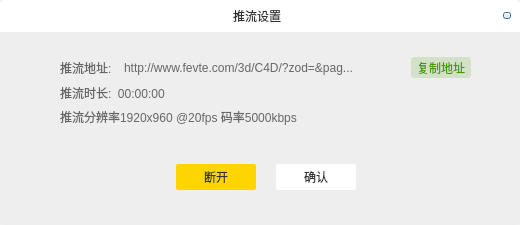
<?xml version="1.0" encoding="UTF-8"?>
<ui version="4.0">
 <class>pushFlowSettingsDlg</class>
 <widget class="QDialog" name="pushFlowSettingsDlg">
  <property name="geometry">
   <rect>
    <x>0</x>
    <y>0</y>
    <width>520</width>
    <height>225</height>
   </rect>
  </property>
  <property name="windowTitle">
   <string>Dialog</string>
  </property>
  <property name="styleSheet">
   <string notr="true">QLabel,
QPushButton,
QComboBox{
font-family:&quot;微软雅黑&quot;;
font-size:12px;
}
#titleWidget{
background:rgba(255,255,255,1);
border-top-left-radius:4px;
border-top-right-radius:4px;
}
#titleLabel{
color:rgba(50,52,52,1);
}
#pushFlowPage,
#pushFlowInfoPage{
background:rgba(238,238,238,1);
border-bottom-left-radius:4px;
border-bottom-right-radius:4px;
}

#label{
color:rgba(134,137,137,1);
}
#startBtn,
#disconnectedBtn{
border:none;
border-radius:2px;
color:rgba(50,52,52,1);
background:rgba(255,213,0,1);
}
#startBtn:pressed,
#disconnectedBtn:pressed{
margin:1px;
}
#startBtn:disabled,
#disconnectedBtn:disabled{
background:#dddddd;
}
#cancelBtn,
#confirmBtn{
border:none;
border-radius:2px;
color:rgba(50,52,52,1);
background:rgba(255,255,255,1);
}
#cancelBtn:pressed,
#confirmBtn:pressed{
margin:1px;
}
#closeBtn{
border-image: url(:/image/image/popupx.png);
}
#closeBtn:pressed{
margin:1px;
}
#comboBox{
border:1px solid #C3C9C9;
border-radius:2px;
padding-left:6px;
min-height:28px;
}
#comboBox:editable{
background:white;
}
#comboBox:!editable,#comboBox::drop-down:editable{
 background: qlineargradient(
  x1: 0, y1: 0, x2: 0, y2: 1,
  stop: 0 #E1E1E1, stop: 0.4 #DDDDDD,
  stop: 0.5 #D8D8D8, stop: 1.0 #D3D3D3);
}
#comboBox:!editable:on, #comboBox::drop-down:editable:on {
 background: qlineargradient(
  x1: 0, y1: 0, x2: 0, y2: 1,
  stop: 0 #D3D3D3, stop: 0.4 #D8D8D8,
  stop: 0.5 #DDDDDD, stop: 1.0 #E1E1E1);
}
#comboBox:on{ 
  padding-top: 3px;
  padding-left: 4px;
}
#comboBox::drop-down{
      subcontrol-origin: padding;
      subcontrol-position: top right;
      width: 20px;

      border-left-width: 1px;
      border-left-color: darkgray;
      border-left-style: solid;
      border-top-right-radius: 3px; 
      border-bottom-right-radius: 3px;
}
#comboBox::down-arrow{
      image: url(:/image/image/arrow.png);
}

#comboBox::down-arrow:on{
      top: 1px;
      left: 1px;
}
#comboBox QAbstractItemView{
      border: 2px solid darkgray;
      selection-background-color: lightgray;
}
#comboBox QAbstractItemView::item{
      min-height:28px;
}
#label_2,
#urlLabel,
#infoLabel,
#stateLabel,
#timeLabel{
color:rgba(102,102,102,1);
}
#copyUrlBtn{
border:none;
background:rgba(70,153,0,0.16);
border-radius:3px;
color:rgba(70,153,0,1);
}
#copyUrlBtn:pressed{
margin:1px;
}
</string>
  </property>
  <layout class="QVBoxLayout" name="verticalLayout">
   <property name="spacing">
    <number>0</number>
   </property>
   <property name="leftMargin">
    <number>0</number>
   </property>
   <property name="topMargin">
    <number>0</number>
   </property>
   <property name="rightMargin">
    <number>0</number>
   </property>
   <property name="bottomMargin">
    <number>0</number>
   </property>
   <item>
    <widget class="QWidget" name="titleWidget" native="true">
     <property name="minimumSize">
      <size>
       <width>0</width>
       <height>32</height>
      </size>
     </property>
     <property name="maximumSize">
      <size>
       <width>16777215</width>
       <height>32</height>
      </size>
     </property>
     <layout class="QHBoxLayout" name="horizontalLayout">
      <property name="leftMargin">
       <number>17</number>
      </property>
      <item alignment="Qt::AlignHCenter">
       <widget class="QLabel" name="titleLabel">
        <property name="text">
         <string>推流设置</string>
        </property>
       </widget>
      </item>
      <item>
       <widget class="QPushButton" name="closeBtn">
        <property name="minimumSize">
         <size>
          <width>8</width>
          <height>7</height>
         </size>
        </property>
        <property name="maximumSize">
         <size>
          <width>8</width>
          <height>7</height>
         </size>
        </property>
        <property name="text">
         <string/>
        </property>
       </widget>
      </item>
     </layout>
    </widget>
   </item>
   <item>
    <widget class="QStackedWidget" name="stackedWidget">
     <property name="currentIndex">
      <number>1</number>
     </property>
     <widget class="QWidget" name="pushFlowPage">
      <layout class="QGridLayout" name="gridLayout">
       <property name="leftMargin">
        <number>90</number>
       </property>
       <property name="topMargin">
        <number>40</number>
       </property>
       <property name="rightMargin">
        <number>90</number>
       </property>
       <property name="bottomMargin">
        <number>35</number>
       </property>
       <property name="verticalSpacing">
        <number>16</number>
       </property>
       <item row="0" column="0">
        <layout class="QHBoxLayout" name="horizontalLayout_2">
         <property name="spacing">
          <number>10</number>
         </property>
         <item>
          <widget class="QLabel" name="label">
           <property name="text">
            <string>推流地址</string>
           </property>
          </widget>
         </item>
         <item>
          <widget class="QComboBox" name="comboBox">
           <property name="minimumSize">
            <size>
             <width>280</width>
             <height>30</height>
            </size>
           </property>
           <property name="maximumSize">
            <size>
             <width>280</width>
             <height>28</height>
            </size>
           </property>
           <property name="editable">
            <bool>true</bool>
           </property>
          </widget>
         </item>
        </layout>
       </item>
       <item row="2" column="0">
        <layout class="QHBoxLayout" name="horizontalLayout_3">
         <property name="spacing">
          <number>20</number>
         </property>
         <item>
          <spacer name="horizontalSpacer">
           <property name="orientation">
            <enum>Qt::Horizontal</enum>
           </property>
           <property name="sizeHint" stdset="0">
            <size>
             <width>40</width>
             <height>20</height>
            </size>
           </property>
          </spacer>
         </item>
         <item>
          <widget class="QPushButton" name="startBtn">
           <property name="minimumSize">
            <size>
             <width>80</width>
             <height>26</height>
            </size>
           </property>
           <property name="maximumSize">
            <size>
             <width>80</width>
             <height>26</height>
            </size>
           </property>
           <property name="text">
            <string>开启</string>
           </property>
          </widget>
         </item>
         <item>
          <widget class="QPushButton" name="cancelBtn">
           <property name="minimumSize">
            <size>
             <width>80</width>
             <height>26</height>
            </size>
           </property>
           <property name="maximumSize">
            <size>
             <width>80</width>
             <height>26</height>
            </size>
           </property>
           <property name="text">
            <string>取消</string>
           </property>
          </widget>
         </item>
         <item>
          <spacer name="horizontalSpacer_2">
           <property name="orientation">
            <enum>Qt::Horizontal</enum>
           </property>
           <property name="sizeHint" stdset="0">
            <size>
             <width>40</width>
             <height>20</height>
            </size>
           </property>
          </spacer>
         </item>
        </layout>
       </item>
       <item row="1" column="0">
        <spacer name="verticalSpacer_2">
         <property name="orientation">
          <enum>Qt::Vertical</enum>
         </property>
         <property name="sizeHint" stdset="0">
          <size>
           <width>20</width>
           <height>40</height>
          </size>
         </property>
        </spacer>
       </item>
      </layout>
     </widget>
     <widget class="QWidget" name="pushFlowInfoPage">
      <layout class="QGridLayout" name="gridLayout_2">
       <property name="leftMargin">
        <number>60</number>
       </property>
       <property name="topMargin">
        <number>25</number>
       </property>
       <property name="rightMargin">
        <number>49</number>
       </property>
       <property name="bottomMargin">
        <number>35</number>
       </property>
       <item row="0" column="0">
        <layout class="QHBoxLayout" name="horizontalLayout_4">
         <property name="spacing">
          <number>0</number>
         </property>
         <item>
          <widget class="QLabel" name="label_2">
           <property name="minimumSize">
            <size>
             <width>64</width>
             <height>21</height>
            </size>
           </property>
           <property name="maximumSize">
            <size>
             <width>64</width>
             <height>21</height>
            </size>
           </property>
           <property name="text">
            <string>推流地址:</string>
           </property>
          </widget>
         </item>
         <item alignment="Qt::AlignLeft">
          <widget class="QLabel" name="urlLabel">
           <property name="minimumSize">
            <size>
             <width>0</width>
             <height>21</height>
            </size>
           </property>
           <property name="maximumSize">
            <size>
             <width>16777215</width>
             <height>21</height>
            </size>
           </property>
           <property name="text">
            <string>http://www.fevte.com/3d/C4D/?zod=&amp;pag...</string>
           </property>
          </widget>
         </item>
         <item>
          <spacer name="horizontalSpacer_3">
           <property name="orientation">
            <enum>Qt::Horizontal</enum>
           </property>
           <property name="sizeType">
            <enum>QSizePolicy::Fixed</enum>
           </property>
           <property name="sizeHint" stdset="0">
            <size>
             <width>14</width>
             <height>20</height>
            </size>
           </property>
          </spacer>
         </item>
         <item>
          <widget class="QPushButton" name="copyUrlBtn">
           <property name="minimumSize">
            <size>
             <width>60</width>
             <height>21</height>
            </size>
           </property>
           <property name="maximumSize">
            <size>
             <width>60</width>
             <height>21</height>
            </size>
           </property>
           <property name="text">
            <string>复制地址</string>
           </property>
          </widget>
         </item>
        </layout>
       </item>
       <item row="1" column="0">
        <widget class="QLabel" name="timeLabel">
         <property name="text">
          <string>推流时长:  00:00:00</string>
         </property>
        </widget>
       </item>
       <item row="2" column="0">
        <widget class="QLabel" name="infoLabel">
         <property name="text">
          <string>推流分辨率1920x960 @20fps 码率5000kbps</string>
         </property>
        </widget>
       </item>
       <item row="4" column="0">
        <layout class="QHBoxLayout" name="horizontalLayout_5">
         <property name="spacing">
          <number>20</number>
         </property>
         <item>
          <spacer name="horizontalSpacer_4">
           <property name="orientation">
            <enum>Qt::Horizontal</enum>
           </property>
           <property name="sizeHint" stdset="0">
            <size>
             <width>40</width>
             <height>20</height>
            </size>
           </property>
          </spacer>
         </item>
         <item>
          <widget class="QPushButton" name="disconnectedBtn">
           <property name="minimumSize">
            <size>
             <width>80</width>
             <height>26</height>
            </size>
           </property>
           <property name="maximumSize">
            <size>
             <width>80</width>
             <height>26</height>
            </size>
           </property>
           <property name="text">
            <string>断开</string>
           </property>
          </widget>
         </item>
         <item>
          <widget class="QPushButton" name="confirmBtn">
           <property name="minimumSize">
            <size>
             <width>80</width>
             <height>26</height>
            </size>
           </property>
           <property name="maximumSize">
            <size>
             <width>80</width>
             <height>26</height>
            </size>
           </property>
           <property name="text">
            <string>确认</string>
           </property>
          </widget>
         </item>
         <item>
          <spacer name="horizontalSpacer_5">
           <property name="orientation">
            <enum>Qt::Horizontal</enum>
           </property>
           <property name="sizeHint" stdset="0">
            <size>
             <width>40</width>
             <height>20</height>
            </size>
           </property>
          </spacer>
         </item>
        </layout>
       </item>
       <item row="3" column="0">
        <spacer name="verticalSpacer">
         <property name="orientation">
          <enum>Qt::Vertical</enum>
         </property>
         <property name="sizeHint" stdset="0">
          <size>
           <width>20</width>
           <height>40</height>
          </size>
         </property>
        </spacer>
       </item>
      </layout>
     </widget>
    </widget>
   </item>
  </layout>
 </widget>
 <resources/>
 <connections/>
</ui>
